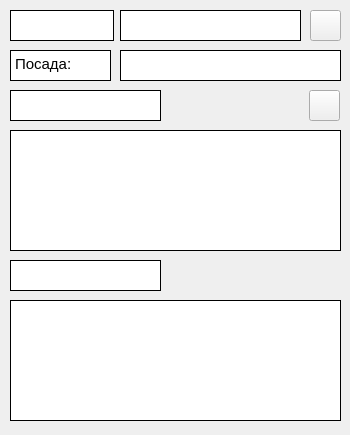
<?xml version="1.0" encoding="UTF-8"?>
<ui version="4.0">
 <class>JobApplications</class>
 <widget class="QWidget" name="JobApplications">
  <property name="geometry">
   <rect>
    <x>0</x>
    <y>0</y>
    <width>350</width>
    <height>435</height>
   </rect>
  </property>
  <property name="windowTitle">
   <string>Form</string>
  </property>
  <widget class="QPlainTextEdit" name="plainTextEdit">
   <property name="geometry">
    <rect>
     <x>10</x>
     <y>10</y>
     <width>104</width>
     <height>31</height>
    </rect>
   </property>
   <property name="font">
    <font>
     <pointsize>11</pointsize>
    </font>
   </property>
   <property name="styleSheet">
    <string notr="true">border: 1px solid black;</string>
   </property>
   <property name="plainText">
    <string/>
   </property>
  </widget>
  <widget class="QPlainTextEdit" name="plainTextEdit_2">
   <property name="geometry">
    <rect>
     <x>120</x>
     <y>10</y>
     <width>181</width>
     <height>31</height>
    </rect>
   </property>
   <property name="font">
    <font>
     <pointsize>11</pointsize>
    </font>
   </property>
   <property name="styleSheet">
    <string notr="true">border: 1px solid black;</string>
   </property>
  </widget>
  <widget class="QPlainTextEdit" name="plainTextEdit_3">
   <property name="geometry">
    <rect>
     <x>10</x>
     <y>50</y>
     <width>101</width>
     <height>31</height>
    </rect>
   </property>
   <property name="font">
    <font>
     <pointsize>11</pointsize>
    </font>
   </property>
   <property name="styleSheet">
    <string notr="true">border: 1px solid black;</string>
   </property>
   <property name="plainText">
    <string>Посада:</string>
   </property>
  </widget>
  <widget class="QPlainTextEdit" name="plainTextEdit_4">
   <property name="geometry">
    <rect>
     <x>120</x>
     <y>50</y>
     <width>221</width>
     <height>31</height>
    </rect>
   </property>
   <property name="font">
    <font>
     <pointsize>11</pointsize>
    </font>
   </property>
   <property name="styleSheet">
    <string notr="true">border: 1px solid black;</string>
   </property>
  </widget>
  <widget class="QPlainTextEdit" name="plainTextEdit_5">
   <property name="geometry">
    <rect>
     <x>10</x>
     <y>130</y>
     <width>331</width>
     <height>121</height>
    </rect>
   </property>
   <property name="styleSheet">
    <string notr="true">border: 1px solid black;</string>
   </property>
  </widget>
  <widget class="QPlainTextEdit" name="plainTextEdit_6">
   <property name="geometry">
    <rect>
     <x>10</x>
     <y>90</y>
     <width>151</width>
     <height>31</height>
    </rect>
   </property>
   <property name="styleSheet">
    <string notr="true">border: 1px solid black;</string>
   </property>
  </widget>
  <widget class="QPlainTextEdit" name="plainTextEdit_7">
   <property name="geometry">
    <rect>
     <x>10</x>
     <y>260</y>
     <width>151</width>
     <height>31</height>
    </rect>
   </property>
   <property name="styleSheet">
    <string notr="true">border: 1px solid black;</string>
   </property>
  </widget>
  <widget class="QPlainTextEdit" name="plainTextEdit_8">
   <property name="geometry">
    <rect>
     <x>10</x>
     <y>300</y>
     <width>331</width>
     <height>121</height>
    </rect>
   </property>
   <property name="styleSheet">
    <string notr="true">border: 1px solid black;</string>
   </property>
  </widget>
  <widget class="QPushButton" name="pushButton">
   <property name="geometry">
    <rect>
     <x>310</x>
     <y>10</y>
     <width>31</width>
     <height>31</height>
    </rect>
   </property>
   <property name="toolTip">
    <string>&lt;html&gt;&lt;head/&gt;&lt;body&gt;&lt;p&gt;Подивитися інформацію про користувача&lt;/p&gt;&lt;/body&gt;&lt;/html&gt;</string>
   </property>
   <property name="styleSheet">
    <string notr="true">border-image: url(:/image/images/Magnifier.png) 0 0 0 0 stretch stretch;</string>
   </property>
   <property name="text">
    <string/>
   </property>
  </widget>
  <widget class="QPushButton" name="DownloadDoc">
   <property name="geometry">
    <rect>
     <x>309</x>
     <y>90</y>
     <width>31</width>
     <height>31</height>
    </rect>
   </property>
   <property name="toolTip">
    <string>&lt;html&gt;&lt;head/&gt;&lt;body&gt;&lt;p&gt;Подивитися резюме&lt;/p&gt;&lt;/body&gt;&lt;/html&gt;</string>
   </property>
   <property name="styleSheet">
    <string notr="true">border-image: url(:/image/images/Document.png);</string>
   </property>
   <property name="text">
    <string/>
   </property>
  </widget>
 </widget>
 <resources/>
 <connections/>
</ui>
